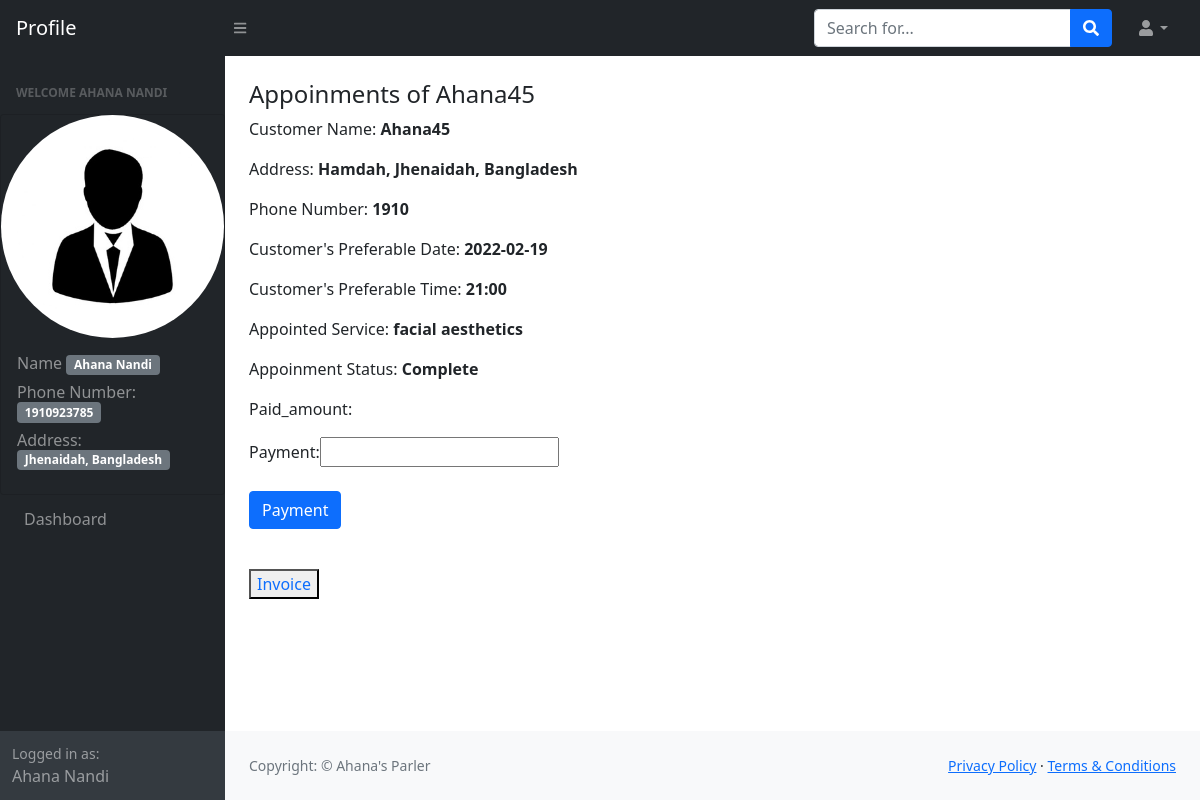
The app's page /_payment_invoice.php?appoinments_no=2 (signed in) with its own data.
### tables this page shows
CREATE TABLE `appoinments` (
  `apointment_no` int(255) NOT NULL,
  `cno` int(255) NOT NULL,
  `a_customer_name` varchar(50) NOT NULL,
  `a_customer_address` varchar(40) NOT NULL,
  `a_customer_email` varchar(50) NOT NULL,
  `a_customer_phn_no` varchar(11) NOT NULL,
  `a_customer_pre_time` varchar(80) NOT NULL,
  `a_customer_pre_date` varchar(30) NOT NULL,
  `a_customer_services` varchar(50) NOT NULL,
  `a_service_status` varchar(60) NOT NULL,
  `paid_amount` varchar(255) NOT NULL
);

### _payment_invoice.php (the view, shortened to what this page needs)
<?php
 require('dashboard/_dashboard.php');
?>
<!DOCTYPE html>
<html lang="en">
<head>
    <link href="dashboard/css/styles.css" rel="stylesheet" />
    <link rel="stylesheet" href="css/index.css">
</head>
<body>
    <div id="layoutSidenav_content">
        <main>
            <div class="container-fluid px-4 py-4">
                <?php
                require('partials/_dbconnection.php');
                $appoinments_no=$_GET['appoinments_no'];
                $sql='SELECT * FROM `appoinments` where `apointment_no`='.$appoinments_no.'';
                $result=mysqli_query($con, $sql);
                $row=mysqli_fetch_assoc($result);
                echo'<h4 id="edit_appoinments">Appoinments of '.$row['a_customer_name'].' </h4>
                <div id="'.$appoinments_no.'">
                <p><label for="">Customer Name:</label> <span><strong>'.$row['a_customer_name'].'</strong></span></p>
                <p><label for="">Address:</label> <span><strong>'.$row['a_customer_address'].'</strong></span></p>
                <p><label for="">Phone Number:</label> <span><strong>'.$row['a_customer_phn_no'].'</strong></span></p>
                <p><label for="">Customer\'s Preferable Date:</label> <span><strong>'.$row['a_customer_pre_date'].'</strong></span></p>
                <p><label for="">Customer\'s Preferable Time:</label> <span><strong>'.$row['a_customer_pre_time'].'</strong></span></p>
                <p><label for="">Appointed Service: </label> <span><strong>'.$row['a_customer_services'].'</strong></span></p>
                <p><label for="">Appoinment Status: </label> <span><strong>'.$row['a_service_status'].'</strong></span></p>
                <p><label for="">Paid_amount: </label> <span><strong>'.$row['paid_amount'].'</strong></span></p>
                <form action="_payment_invoice.php?appoinments_no='.$row['apointment_no'].'" method="POST">
                <label for="">Payment:</label><input type="number" name="paid_amount" id="paid_amount" value="'.$row['a_customer_pre_time'].'">
                <br>
                <br>
                <button type="submit" class="btn btn-primary">Payment</button>
                </form>
                </div>
                <br>
                <button><a href="_invoice.php?appoinments_no='.$row['apointment_no'].'" style="text-decoration:none;">Invoice</a></button>
                ';
                ?>
            </div>
        </main>
        <?php require('dashboard/_dashboard_footer.php');?>
    </div>
    </div>
</body>
</html>

### records on screen
appoinments: a_customer_name "Ahana45", a_customer_address "Hamdah, Jhenaidah, Bangladesh", a_customer_phn_no "1910", a_customer_pre_date "2022-02-19", a_customer_pre_time "21:00", a_customer_services "facial aesthetics", a_service_status "Complete"

### other values on screen
$_SESSION['name'] "AHANA NANDI"
$_SESSION['name'] "Ahana Nandi"
$_SESSION['phn_number'] "1910923785"
$_SESSION['address'] "Jhenaidah, Bangladesh"
